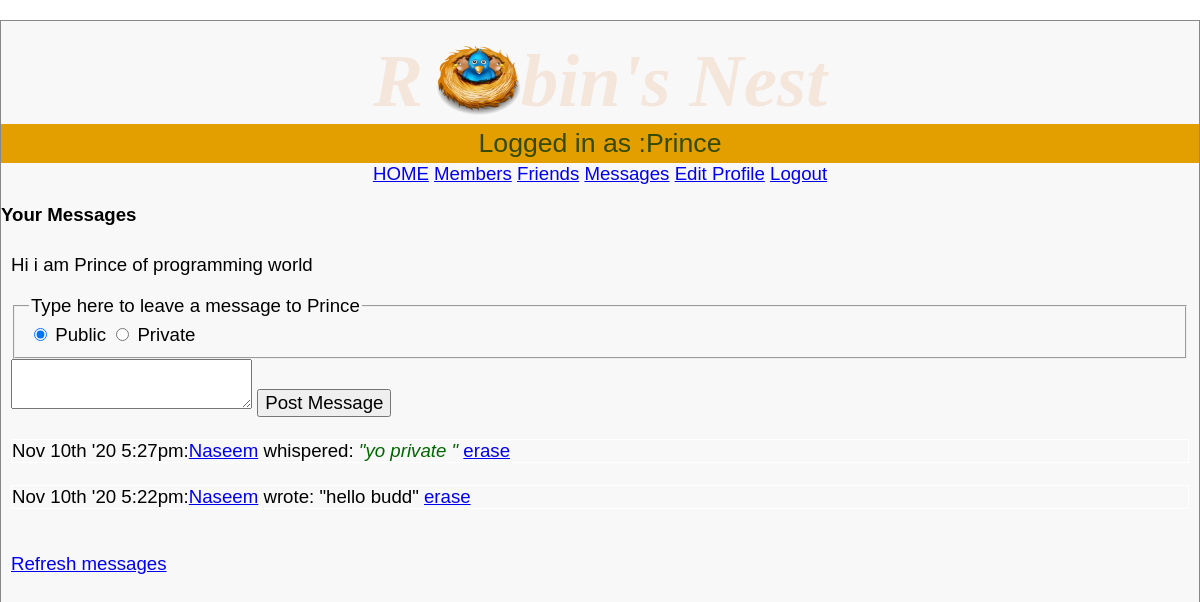
The page /messages.php (signed in) on the database its author committed.
### tables this page shows
CREATE TABLE `profiles` (
  `user` varchar(16) DEFAULT NULL,
  `text` varchar(4096) DEFAULT NULL
);

CREATE TABLE `messages` (
  `id` int(10) UNSIGNED NOT NULL,
  `auth` varchar(16) DEFAULT NULL,
  `recip` varchar(16) DEFAULT NULL,
  `pm` char(1) DEFAULT NULL,
  `time` int(10) UNSIGNED DEFAULT NULL,
  `message` varchar(4096) DEFAULT NULL
);

### messages.php (the view, shortened to what this page needs)
<?php
require_once 'header.php';
if (isset($_GET['view'])) {
    $view = sanitizeString($_GET['view']);
} else {
    $view = $user;
}
if ($view != "") {
    if ($view == $user) $name1 = $name2 = "Your";
    else {
        $name1 = "<a href='members.php?view=$view'>$view</a>'s";
        $name2 = "$view's";
    }
    echo "<h3>$name1 Messages</h3>";
    showProfile($view);
  ?>
        <form method='post' action='messages.php?view=<?php echo $view; ?>'>
        <fieldset data-role="controlgroup" data-type="horizontal">
        <legend>Type here to leave a message to <?php echo$view; ?> </legend>
        <input type='radio' name='pm' id='public' value='0' checked='checked'>
        <label for="public">Public</label>
        <input type='radio' name='pm' id='private' value='1'>
        <label for="private">Private</label>
        </fieldset>
        <textarea name='text'></textarea>
        <input data-transition='slide' type='submit' value='Post Message'>
         </form><br>
    <?php
    $query = "SELECT * FROM messages WHERE recip='$view' ORDER BY time DESC";
    $result = queryMysql($query);
    $num = $result->num_rows;
    for ($j = 0; $j < $num; ++$j) {
        $row = $result->fetch_array(MYSQLI_ASSOC);
        if (
            $row['pm'] == 0 || $row['auth'] == $user ||
            $row['recip'] == $user
        ) {echo "<div style='border:1px solid white;'>";
            echo date('M jS \'y g:ia:', $row['time']);
            echo "<a href='messages.php?view=" . $row['auth'] .
                "'>" . $row['auth'] . "</a> ";
            if ($row['pm'] == 0)
                echo "wrote: &quot;" . $row['message'] . "&quot; ";
            else
                echo "whispered: <span class='whisper'>&quot;" .
                    $row['message'] . "&quot;</span> ";
            if ($row['recip'] == $user)
                echo "<a href='messages.php?view=$view" .
                    "&erase=" . $row['id'] . "'>erase</a>";
            echo "</div><br>";
        }
    }
}
echo "<br><a data-role='button' href='messages.php?view=$view'>Refresh messages</a>";
?>
</div><br>
</body>
</html>

### functions.php (shortened to what this page needs)
<?php
$serverName="localhost";
$dbUsername="root";
$password="";
$dbName="robinsnest";
$conn = new mysqli($serverName,$dbUsername,$password,$dbName);
function queryMysql($query){
	global $conn;
	$result=$conn -> query($query);
	if(!$result){
		die("Fatal error");
	}else{
		return $result;
	}
}
 function showProfile($user){
	$result=queryMysql("SELECT * FROM profiles WHERE user='$user'");
 	if($result -> num_rows){
 		$row=$result -> fetch_array(MYSQLI_ASSOC);
		 echo  "<div class=' flex-item-right '><div class='ui-bar ui-bar-b' style='height:450px; overflow-y: auto; '>".stripslashes($row['text'])."</p>";
 	}else{
		 echo "<p>Nothing to see here , yet </p><br>";
		 echo "</div></div></div>";
 	}
 }
 ?></div>

### styles.css (style rules this page uses)
* { font-family:verdana,sans-serif; font-size :14pt; box-sizing: border-box; }
.flex-item-right { padding: 10px; flex: 50%; }
body { width :700px; margin :20px auto; background:#f8f8f8; border :1px solid #888; width: 100%; }
html { background:#fff }
.whisper { font-style:italic; color :#006600; }

### rows shown on the page
profiles: text "Hi i am Prince of programming world"
messages: time "Nov 10th '20 5:27pm:", auth "Naseem", message "yo private"
messages: time "Nov 10th '20 5:22pm:", auth "Naseem", message "hello budd"

### other values the page prints
$userstr "Logged in as :Prince"
$name1 "Your"
$view "Prince"
